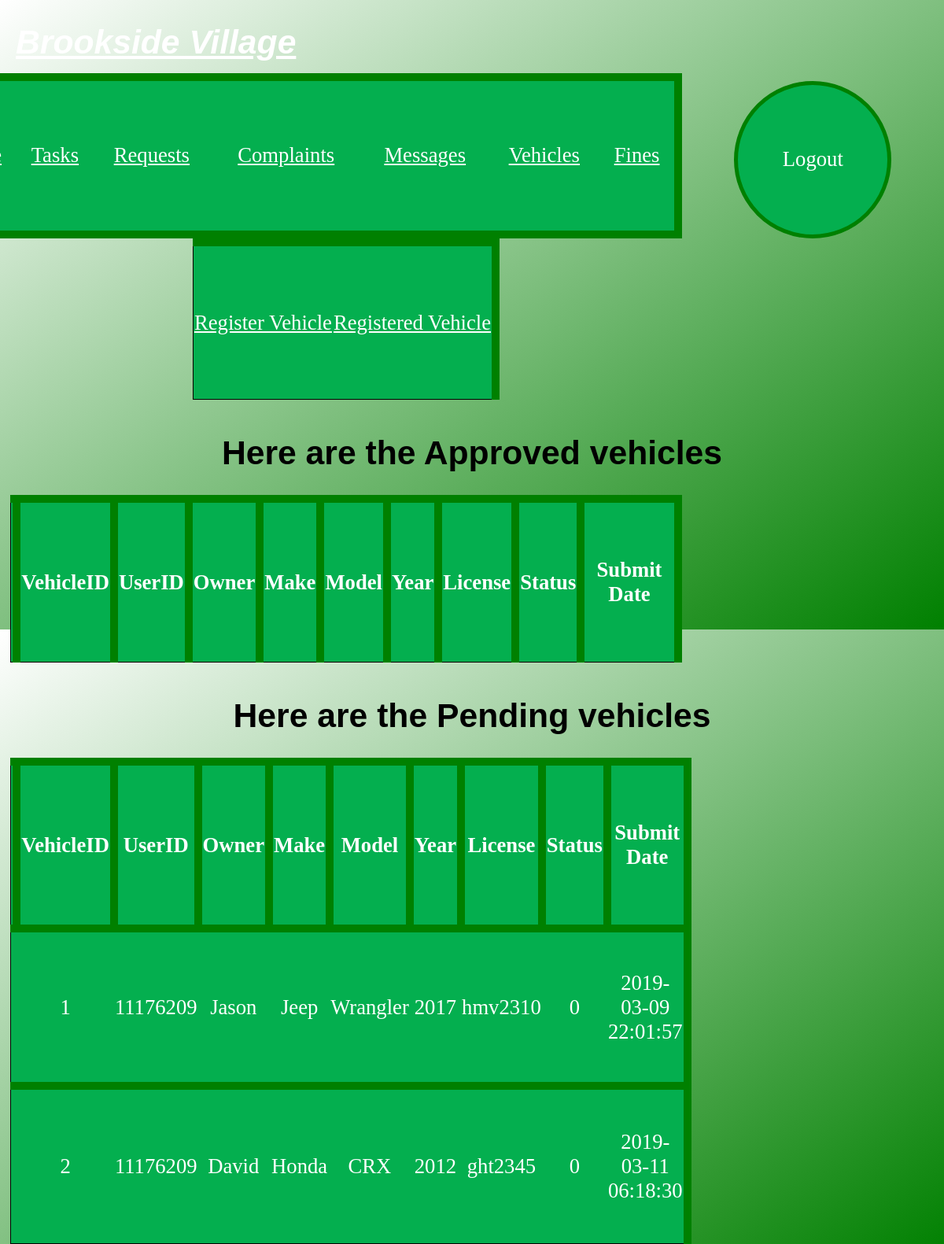
Screenshot of /Brookside10/Vehicles_View.php (signed in) with the database file from the repository.
### tables this page shows
CREATE TABLE `vehicles` (
  `vehicleID` int(10) NOT NULL,
  `userID` int(8) NOT NULL,
  `Owner` varchar(21) NOT NULL,
  `Make` varchar(10) NOT NULL,
  `Model` varchar(10) NOT NULL,
  `Year` int(4) NOT NULL,
  `License` varchar(8) NOT NULL,
  `Status` int(1) NOT NULL,
  `submitDate` datetime NOT NULL
);

### Brookside10/displayVehicles.php (the view, shortened to what this page needs)
<center><table class="table3">
				<tr>
					<th> </th>
					<th>VehicleID</th>
					<th>UserID</th>
					<th>Owner</th>
					<th>Make</th>
					<th>Model</th>
					<th>Year</th>
					<th>License</th>
					<th>Status</th>
					<th>Submit Date</th>
				</tr>
		<?php
			if($idnum[0] == 1)
			{
				$sql = "SELECT *
					      FROM vehicles
						 WHERE userID = '$idnum'
						   AND status = '$stat'";
			}
				$result = mysqli_query($conn, $sql);
				if (mysqli_num_rows($result) > 0) {
					while($row = mysqli_fetch_assoc($result)) {
						echo "<tr>";
							if($idnum[0] == 1)
							{
								echo "<td></td>";
							}
							echo"<td>" . $row["vehicleID"] . "</td>
								<td>" . $row["userID"] . "</td>
								<td>" . $row["Owner"] . "</td>
								<td>" . $row["Make"] . "</td>
								<td>" . $row["Model"] . "</td>
								<td>" . $row["Year"] . "</td>
								<td>" . $row["License"] . "</td>
								<td>" . $row["Status"] . "</td>
								<td>" . $row["submitDate"] . "</td>
							 </tr>";
					}
				}
			?>
			</table>

### Brookside10/CSS/TheBestCss4.css (style rules this page uses)
html, body { height: 100%;width: 100%; }
body { background-image: linear-gradient(to bottom right, white, green); background-size: cover; margin: 0; }
th { background-color:#04AF4F; }
td { background-color:#04AF4F; }
input[type=text], input[type=number], select, { width: 40%; font-size: 15pt; padding: 12px 20px; margin: 8px 0; display: inline-block; border: 1px solid #ccc; box-shadow: inset 0 1px 3px #ddd; border-radius: 4px; box-sizing: border-box; }
.table3, th, tr { font-family: "Calibri"; font-size: 20pt; margin-left: 10pt; margin-right: 250pt; margin-top: -10pt; height: 200px; border-style: solid; border: solid green 10px; border-left: solid 1px black; border-bottom: solid 1px black; border-collapse: collapse; color: white; text-align: center; }

### rows the page displays
vehicles: vehicleID "1", userID "11176209", Owner "Jason", Make "Jeep", Model "Wrangler", Year "2017", License "hmv2310", Status "0", submitDate "2019-03-09 22:01:57"
vehicles: vehicleID "2", userID "11176209", Owner "David", Make "Honda", Model "CRX", Year "2012", License "ght2345", Status "0", submitDate "2019-03-11 06:18:30"
